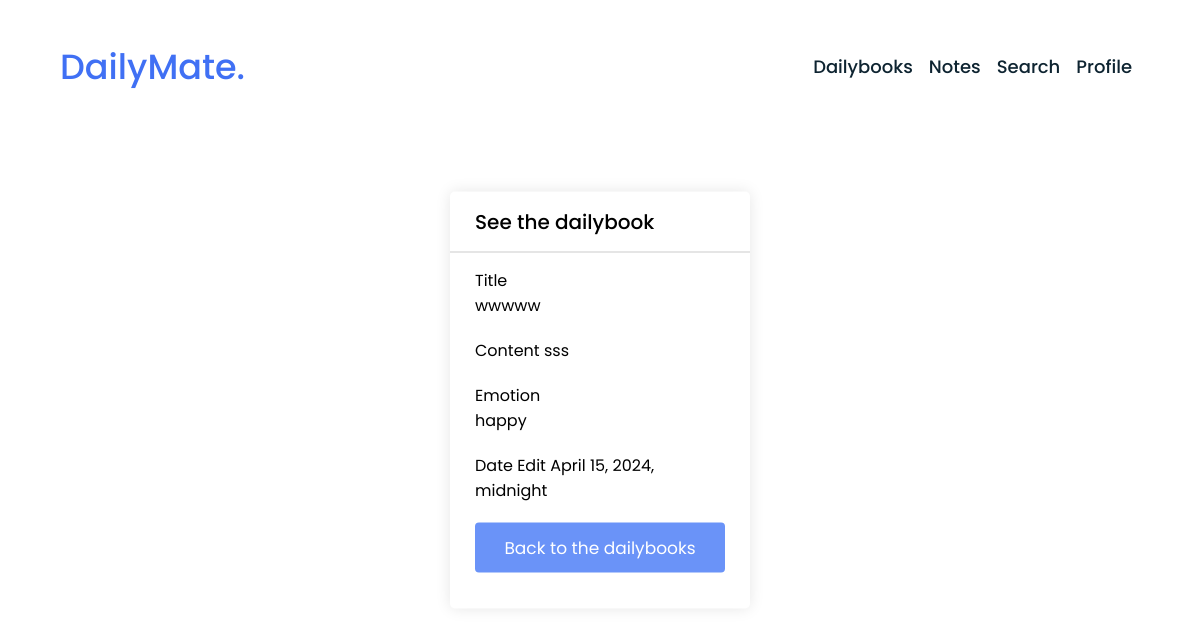
/www/daily-book/29/ (signed in), run on an earlier commit of the app's database.
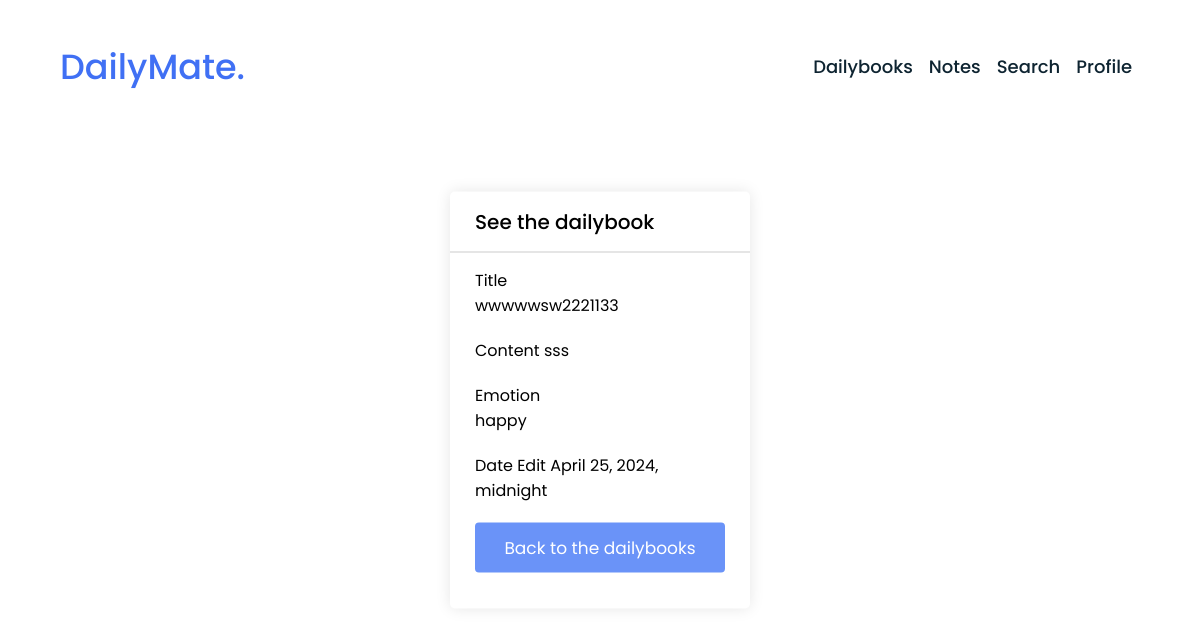
And on a later commit of the database.
### dailybook/models.py (models this page shows, shortened)
class Dailybook(models.Model):
    author = models.ForeignKey(User, on_delete=models.CASCADE)  # добавьте это поле
    title = models.CharField(max_length=100)
    content = models.TextField()
    emotion_choices = [
        ('happy', 'Happy'),
        ('sad', 'Sad'),
        ('angry', 'Angry'),
        ('neutral', 'Neutral'),
    ]
    emotion = models.CharField(max_length=10, choices=emotion_choices)
    date_edit = models.DateTimeField()

### dailybook/views.py (the view)
# urls.py: path('<str:username>/daily-book/<int:pk>/', DailybookDetailView.as_view(), name='dailybook_detail'),
class DailybookDetailView(LoginRequiredMixin, DetailView):
    model = Dailybook
    template_name = 'main/dailybook_detail.html'
    def dispatch(self, request, *args, **kwargs):
        username = kwargs.get('username')
        if request.user.username != username:
            return render(request, 'error/access_denied.html', status=403)
        return super().dispatch(request, *args, **kwargs)

### dailybook/templates/main/dailybook_detail.html (shortened to what this page needs)
{% extends 'base.html' %}
{% load static %}
{% block head %}
  <link rel="stylesheet" href="{% static 'css/note_form.css' %}">
{% endblock %}
{% block content %}
  <div class="popup-box">
    <div class="popup">
      <div class="content">
        <header>
          <p>See the dailybook</p>
        </header>
        <form method="post">
          <div class="row title">
            <label for="id_title">Title</label>
            <p>{{ object.title }}</p>
          </div>
          <div class="row description">
            <label for="id_content">Content</label>
            {{ object.content }}
          </div>
          <div class="row emotion">
            <label for="id_emotion">Emotion</label>
            <br>
            {{ object.emotion }}
          </div>
          <div class="row date_edit">
            <label for="id_date_edit">Date Edit</label>
            {{ object.date_edit }}
          </div>
          <button type="button" onclick="window.location.href='{% url 'dailybook_list' username=request.user.username %}'">Back to the dailybooks</button>
        </form>
      </div>
    </div>
  </div>
{% endblock %}

What changed in the data, as far as the page shows it:
changed Dailybook "sss": title "wwwww" → "wwwwwsw2221133"; date_edit "April 15, 2024, midnight" → "April 25, 2024, midnight"
